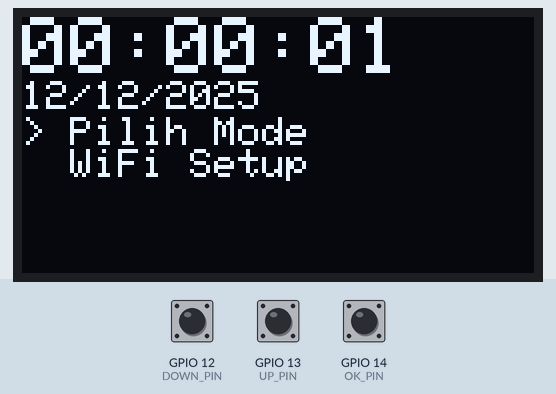
A sketch run on a simulated ESP32. On the bench: 128×64 one-colour display. The inputs (shaded band) are chosen by the test bench; at power-on: GPIO 14 (OK_PIN) HIGH, GPIO 12 (DOWN_PIN) HIGH, GPIO 13 (UP_PIN) HIGH.

Above: at 2.7 s.
2.8 s: GPIO 14 (OK_PIN) pulled LOW for 0.15 s
At 3.9 s:
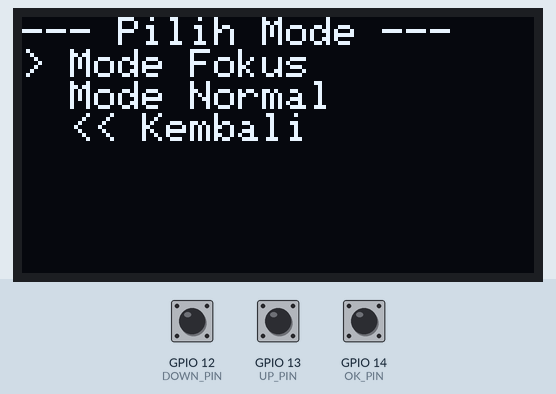
4.5 s: GPIO 14 (OK_PIN) pulled LOW for 1 s
At 6.1 s:
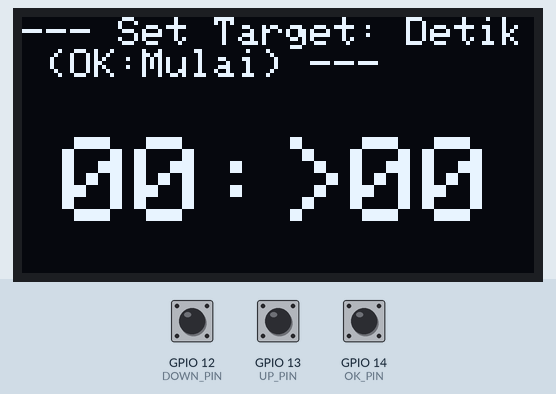
7.1 s: GPIO 14 (OK_PIN) pulled LOW for 0.15 s
At 8.5 s:
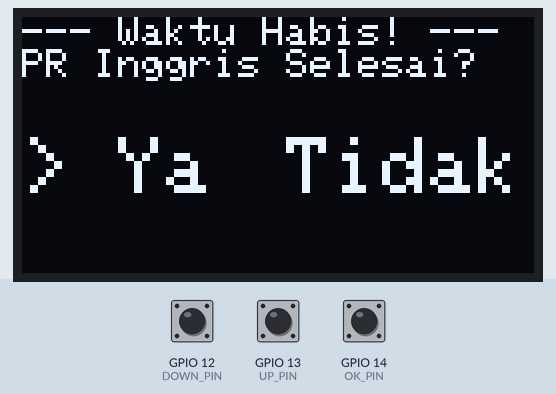
8.8 s: GPIO 12 (DOWN_PIN) pulled LOW for 1 s
At 10.8 s:
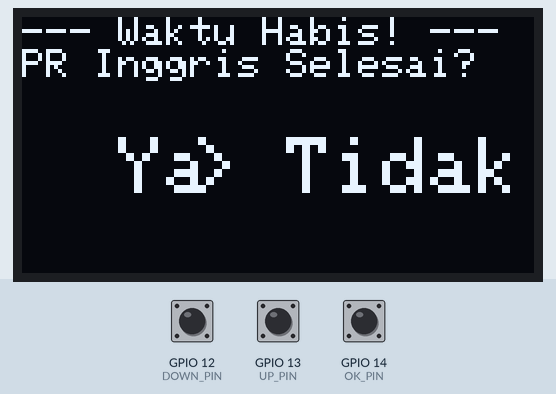
11.3 s: GPIO 14 (OK_PIN) pulled LOW for 3.2 s
At 15.2 s:
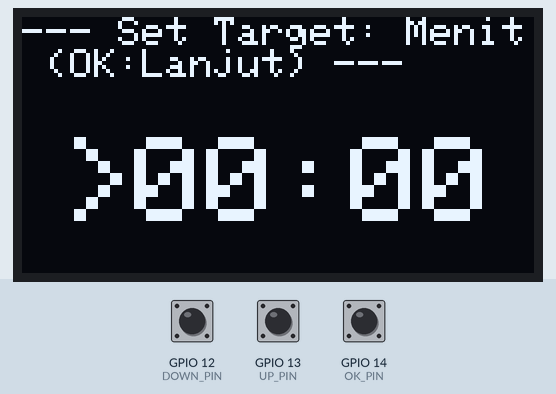
16.0 s: GPIO 13 (UP_PIN) pulled LOW for 3.2 s
At 20.4 s:
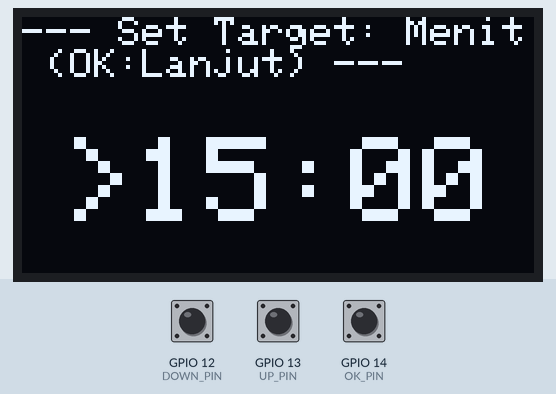
Timing chart, 0 to 21.7 s (numbered marks = the images above; inputs shaded):
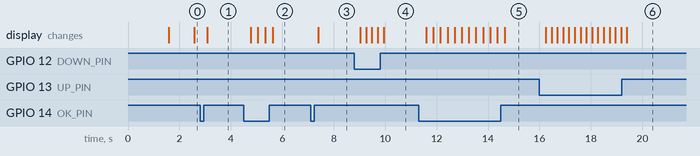

The sketch:

ESP32_OLED.ino
```cpp
#include <Adafruit_GFX.h>
#include <Adafruit_SSD1306.h>

// --- Definisi Pin Hardware ---
#define SCREEN_WIDTH 128
#define SCREEN_HEIGHT 64
#define OLED_RESET -1
#define SCREEN_ADDRESS 0x3C

// Pin Tombol
#define UP_PIN 13
#define DOWN_PIN 12
#define OK_PIN 14

Adafruit_SSD1306 display(SCREEN_WIDTH, SCREEN_HEIGHT, &Wire, OLED_RESET);

// --- State Management ---
enum AppState {
    HOME_SCREEN,
    MODE_SELECT_MENU,
    FOCUS_MENU,
    SUBJECT_SELECT,
    TIMER_SET_MINUTES,
    TIMER_SET_SECONDS,
    TIMER_RUNNING,
    TIMER_PAUSED,
    TIME_UP_PR_DONE,
    TIME_UP_ADD_TIME,
};

AppState currentState = HOME_SCREEN;
int menuSelection = 0;
int subjectSelection = 0;
const char* subjects[] = {"Inggris", "PKN", "MTK"};

// Timer Variables
unsigned long targetDuration = 0;
unsigned long timerStartTime = 0;
unsigned long timeRemaining = 0;
bool isTimerActive = false;

// Editable Timer Variables
int setMinutes = 0;
int setSeconds = 0;

// Simulate Time (tanpa RTC)
unsigned long timeOffset = 0;

// --- Setup ---
void setup() {
    Serial.begin(115199);

    Wire.begin();
    if (!display.begin(SSD1306_SWITCHCAPVCC, SCREEN_ADDRESS)) {
        Serial.println(F("SSD1306 alokasi gagal"));
        for (;;);
    }

    pinMode(UP_PIN, INPUT_PULLUP);
    pinMode(DOWN_PIN, INPUT_PULLUP);
    pinMode(OK_PIN, INPUT_PULLUP);

    display.clearDisplay();
    display.setTextSize(1);
    display.setTextColor(SSD1306_WHITE);
    display.setCursor(0, 0);
    display.println("MemoCase Ready!");
    display.display();
    delay(1500);

    timeOffset = millis();
}

// --- Fungsi Tombol ---
bool isButtonPressed(int pin) {
    return (digitalRead(pin) == LOW);
}

void handleInput() {

    // Tombol UP (Pin 13)
    if (isButtonPressed(UP_PIN)) {
        if (currentState == HOME_SCREEN || currentState == MODE_SELECT_MENU || currentState == FOCUS_MENU) {
            menuSelection = (menuSelection == 0) ? 2 : menuSelection - 1;
        } else if (currentState == SUBJECT_SELECT) {
            subjectSelection = (subjectSelection == 0) ? 2 : subjectSelection - 1;
        } else if (currentState == TIMER_SET_MINUTES) {
            setMinutes = (setMinutes < 59) ? setMinutes + 1 : 0;
        } else if (currentState == TIMER_SET_SECONDS) {
            setSeconds = (setSeconds < 59) ? setSeconds + 1 : 0;
        } else if (currentState == TIME_UP_PR_DONE || currentState == TIME_UP_ADD_TIME) {
            menuSelection = (menuSelection == 0) ? 1 : 0;
        }
        delay(200);
    }

    // Tombol DOWN (Pin 12)
    if (isButtonPressed(DOWN_PIN)) {
        if (currentState == HOME_SCREEN || currentState == MODE_SELECT_MENU || currentState == FOCUS_MENU) {
            menuSelection = (menuSelection == 2) ? 0 : menuSelection + 1;
        } else if (currentState == SUBJECT_SELECT) {
            subjectSelection = (subjectSelection == 2) ? 0 : subjectSelection + 1;
        } else if (currentState == TIMER_SET_MINUTES) {
            setMinutes = (setMinutes == 0) ? 59 : setMinutes - 1;
        } else if (currentState == TIMER_SET_SECONDS) {
            setSeconds = (setSeconds == 0) ? 59 : setSeconds - 1;
        } else if (currentState == TIME_UP_PR_DONE || currentState == TIME_UP_ADD_TIME) {
            menuSelection = (menuSelection == 1) ? 0 : 1;
        }
        // Down sebagai STOP TOTAL (Saat Jeda/Pause)
        if (currentState == TIMER_PAUSED) {
            isTimerActive = false;
            currentState = HOME_SCREEN;
            timeRemaining = 0;
            targetDuration = 0;
            menuSelection = 0;
        }
        delay(200);
    }

    // Tombol OK (Pin 14)
    if (isButtonPressed(OK_PIN)) {
        if (currentState == HOME_SCREEN) {
            if (menuSelection == 0) {
                currentState = MODE_SELECT_MENU;
            }
            menuSelection = 0;
        } else if (currentState == MODE_SELECT_MENU) {
            if (menuSelection == 0) {
                currentState = FOCUS_MENU;
            } else if (menuSelection == 1) {
                // PILIH MODE NORMAL -> KEMBALI KE HOME (Fitur Kosong)
                currentState = HOME_SCREEN;
            } else if (menuSelection == 2) {
                currentState = HOME_SCREEN;
            }
            menuSelection = 0;
        } else if (currentState == FOCUS_MENU) {
            if (menuSelection == 0) {
                currentState = SUBJECT_SELECT;
            } else if (menuSelection == 1) {
                currentState = TIMER_SET_MINUTES;
                setMinutes = 0; setSeconds = 0;
            } else if (menuSelection == 2) {
                currentState = MODE_SELECT_MENU;
            }
            menuSelection = 0;
        } else if (currentState == SUBJECT_SELECT) {
            if (subjectSelection >= 0 && subjectSelection < 3) {
                currentState = TIMER_SET_MINUTES;
                setMinutes = 0; setSeconds = 0;
            }
        } else if (currentState == TIMER_SET_MINUTES) {
            currentState = TIMER_SET_SECONDS;
        } else if (currentState == TIMER_SET_SECONDS) {
            // Logika Start Timer (Hanya untuk Mode Fokus)
            targetDuration = (unsigned long)(setMinutes * 60 + setSeconds) * 1000UL;

            if (targetDuration == 0) {
                // 00:00 dipilih, langsung ke Waktu Habis
                currentState = TIME_UP_PR_DONE;
            } else {
                // START TIMER
                timerStartTime = millis();
                timeRemaining = targetDuration;
                isTimerActive = true;
                currentState = TIMER_RUNNING;
            }
        } else if (currentState == TIMER_PAUSED) {
            // Lanjutkan Timer
            targetDuration = timeRemaining;
            timerStartTime = millis();
            isTimerActive = true;
            currentState = TIMER_RUNNING;
        } else if (currentState == TIMER_RUNNING) {
             // Jeda Timer (OK)
             unsigned long timeElapsed = millis() - timerStartTime;
             if (timeElapsed < targetDuration) {
                 timeRemaining = targetDuration - timeElapsed;
             } else {
                 timeRemaining = 0;
             }
             isTimerActive = false;
             currentState = TIMER_PAUSED;
        } else if (currentState == TIME_UP_PR_DONE) {
            if (menuSelection == 0) {
                currentState = FOCUS_MENU;
                menuSelection = 0;
            } else {
                currentState = TIME_UP_ADD_TIME;
                menuSelection = 0;
            }
        } else if (currentState == TIME_UP_ADD_TIME) {
            if (menuSelection == 0) {
                currentState = TIMER_SET_MINUTES;
                setMinutes = 0; setSeconds = 0;
            } else {
                currentState = FOCUS_MENU;
                menuSelection = 0;
            }
        }
        delay(250);
    }
}

// --- Fungsi Display ---
void displayMenu() {
    display.clearDisplay();
    display.setTextSize(1);
    display.setTextColor(SSD1306_WHITE);
    display.setCursor(0, 0);

    unsigned long timeElapsedSim = millis() - timeOffset;
    int hours = (timeElapsedSim / 1000 / 3600) % 24;
    int minutes = (timeElapsedSim / 1000 / 60) % 60;
    int seconds = (timeElapsedSim / 1000) % 60;

    // Konstanta posisi timer
    const int TIMER_X = 10;
    const int TIMER_Y = 30;

    switch (currentState) {
        case HOME_SCREEN:
            display.setTextSize(2);
            display.printf("%02d:%02d:%02d\n", hours, minutes, seconds);
            display.setTextSize(1);
            display.println("12/12/2025");
            display.setCursor(0, 25);
            display.print(menuSelection == 0 ? "> " : "  ");
            display.println("Pilih Mode");
            display.print(menuSelection == 1 ? "> " : "  ");
            display.println("WiFi Setup"); // Dipindahkan dari Mode Normal ke sini
            break;

        case MODE_SELECT_MENU:
            display.println("--- Pilih Mode ---");
            display.print(menuSelection == 0 ? "> " : "  ");
            display.println("Mode Fokus");
            display.print(menuSelection == 1 ? "> " : "  ");
            display.println("Mode Normal"); // Perubahan di sini
            display.print(menuSelection == 2 ? "> " : "  ");
            display.println("<< Kembali");
            break;

        case FOCUS_MENU:
            display.println("--- Mode Fokus ---");
            display.print(menuSelection == 0 ? "> " : "  ");
            display.println("Pilih PR");
            display.print(menuSelection == 1 ? "> " : "  ");
            display.println("Timer Saja");
            display.print(menuSelection == 2 ? "> " : "  ");
            display.println("<< Kembali");
            break;

        case SUBJECT_SELECT:
            display.println("--- Pilih PR (OK:Lanjut) ---");
            for (int i = 0; i < 3; i++) {
                display.print(subjectSelection == i ? "> " : "  ");
                display.println(subjects[i]);
            }
            break;

        case TIMER_SET_MINUTES: {
            display.println("--- Set Target: Menit (OK:Lanjut) ---");
            display.setTextSize(3);
            display.setCursor(TIMER_X, TIMER_Y);
            display.printf(">%02d", setMinutes);
            display.print(":");
            display.printf("%02d", setSeconds);
            break;
        }

        case TIMER_SET_SECONDS: {
            display.println("--- Set Target: Detik (OK:Mulai) ---");
            display.setTextSize(3);
            display.setCursor(TIMER_X, TIMER_Y);
            display.printf("%02d", setMinutes);
            display.print(":>");
            display.printf("%02d", setSeconds);
            break;
        }

        case TIMER_RUNNING: {
            unsigned long currentMillis = millis();
            unsigned long timeElapsed = currentMillis - timerStartTime;

            // Waktu Habis (Deteksi Anti-Overflow)
            if (isTimerActive && timeElapsed >= targetDuration) {
                timeRemaining = 0;
                isTimerActive = false;
                currentState = TIME_UP_PR_DONE;
                menuSelection = 0;
                break; // Keluar agar display langsung ke TIME_UP_PR_DONE
            }

            // Hitungan Mundur
            timeRemaining = targetDuration - timeElapsed;

            int currentMinutes = timeRemaining / 1000 / 60;
            int currentSeconds = (timeRemaining / 1000) % 60;

            display.println("--- TIMER AKTIF (OK: Jeda) ---");

            display.print("Fokus: ");
            display.println(subjects[subjectSelection]);

            display.setTextSize(3);
            display.setCursor(TIMER_X, TIMER_Y);
            display.printf("%02d:%02d", currentMinutes, currentSeconds);
            break;
        }

        case TIMER_PAUSED: {
            int p_minutes = timeRemaining / 1000 / 60;
            int p_seconds = (timeRemaining / 1000) % 60;

            display.println("--- JEDA (OK:Lanjut) ---");
            display.setCursor(0, 15);
            display.println("DOWN untuk kembali ke Home.");

            display.setTextSize(3);
            display.setCursor(TIMER_X, TIMER_Y);
            display.printf("%02d:%02d", p_minutes, p_seconds);
            break;
        }

        case TIME_UP_PR_DONE:
            display.println("--- Waktu Habis! ---");
            display.print("PR ");
            if (subjectSelection >= 0 && subjectSelection < 3) {
                 display.print(subjects[subjectSelection]);
            }
            display.println(" Selesai?");
            display.setTextSize(2);
            display.setCursor(0, 30);
            display.print(menuSelection == 0 ? "> " : "  ");
            display.println("Ya");
            display.setCursor(42, 30);
            display.print(menuSelection == 1 ? "> " : "  ");
            display.println("Tidak");
            break;

        case TIME_UP_ADD_TIME:
            display.println("--- Lanjut Fokus? ---");
            display.println("Ingin menambah timer?");
            display.setTextSize(2);
            display.setCursor(0, 30);
            display.print(menuSelection == 0 ? "> " : "  ");
            display.println("Ya");
            display.setCursor(42, 30);
            display.print(menuSelection == 1 ? "> " : "  ");
            display.println("Tidak");
            break;

        default:
            display.println("Error State");
            break;
    }

    display.display();
}

// --- Main Loop ---
void loop() {
    handleInput();

    // Optimasi refresh display
    if (isTimerActive || currentState == HOME_SCREEN) {
        if (millis() % 500 < 50 || currentState == HOME_SCREEN) {
             displayMenu();
        }
    } else {
        displayMenu();
    }
}
```

Measured:
- after the input at 2.8 s, the display: changes after 0.29 s (image 1)
- after the input at 4.5 s, the display: first changes after 0.28 s (image 2 shows a later state)
- after the input at 7.1 s, the display: changes after 0.30 s (image 3)
- after the input at 8.8 s, the display: changes after 0.24 s (image 4)
- after the input at 11.3 s, the display: first changes after 0.30 s (image 5 shows a later state)
- after the input at 16.0 s, the display: first changes after 0.24 s (image 6 shows a later state)
